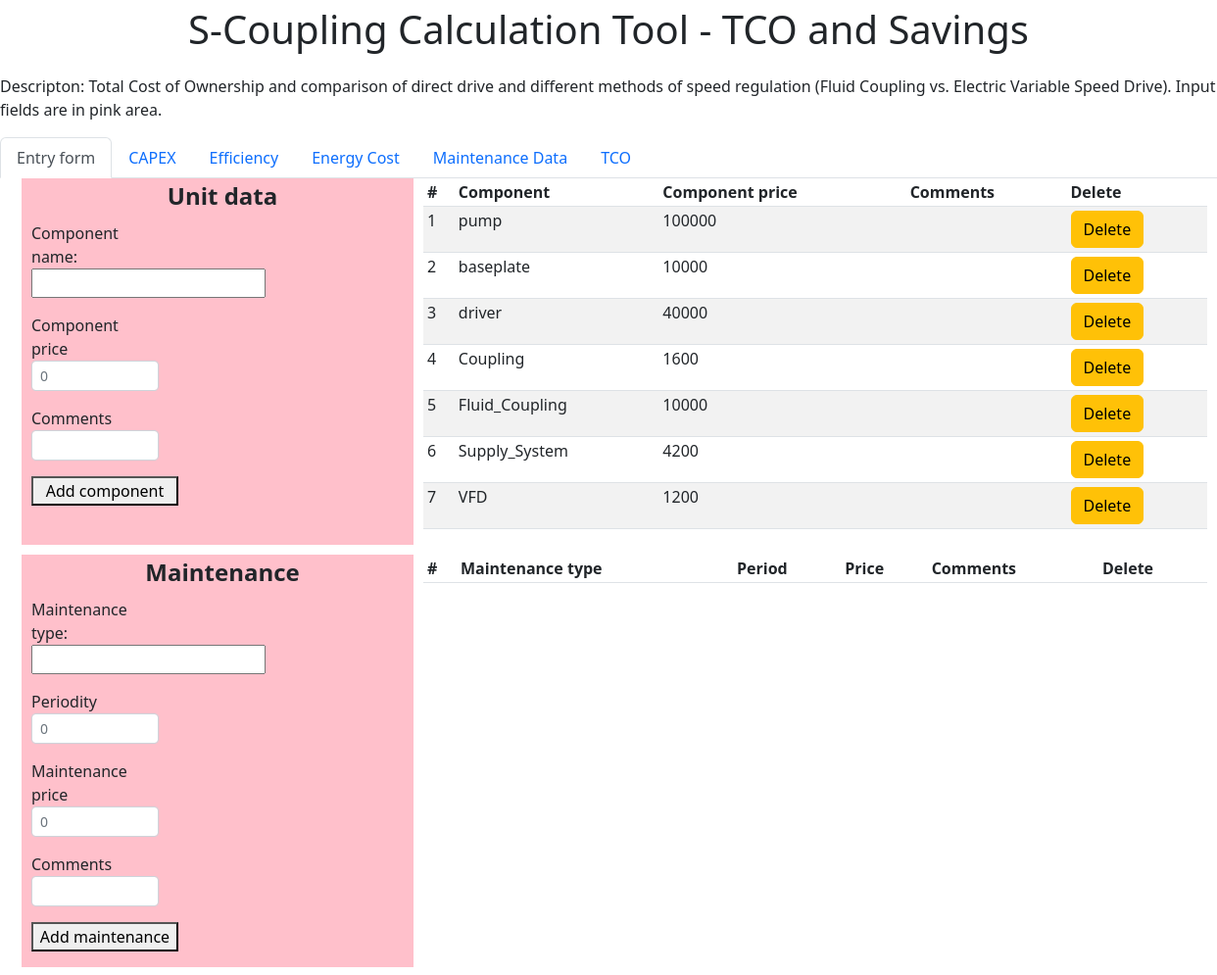
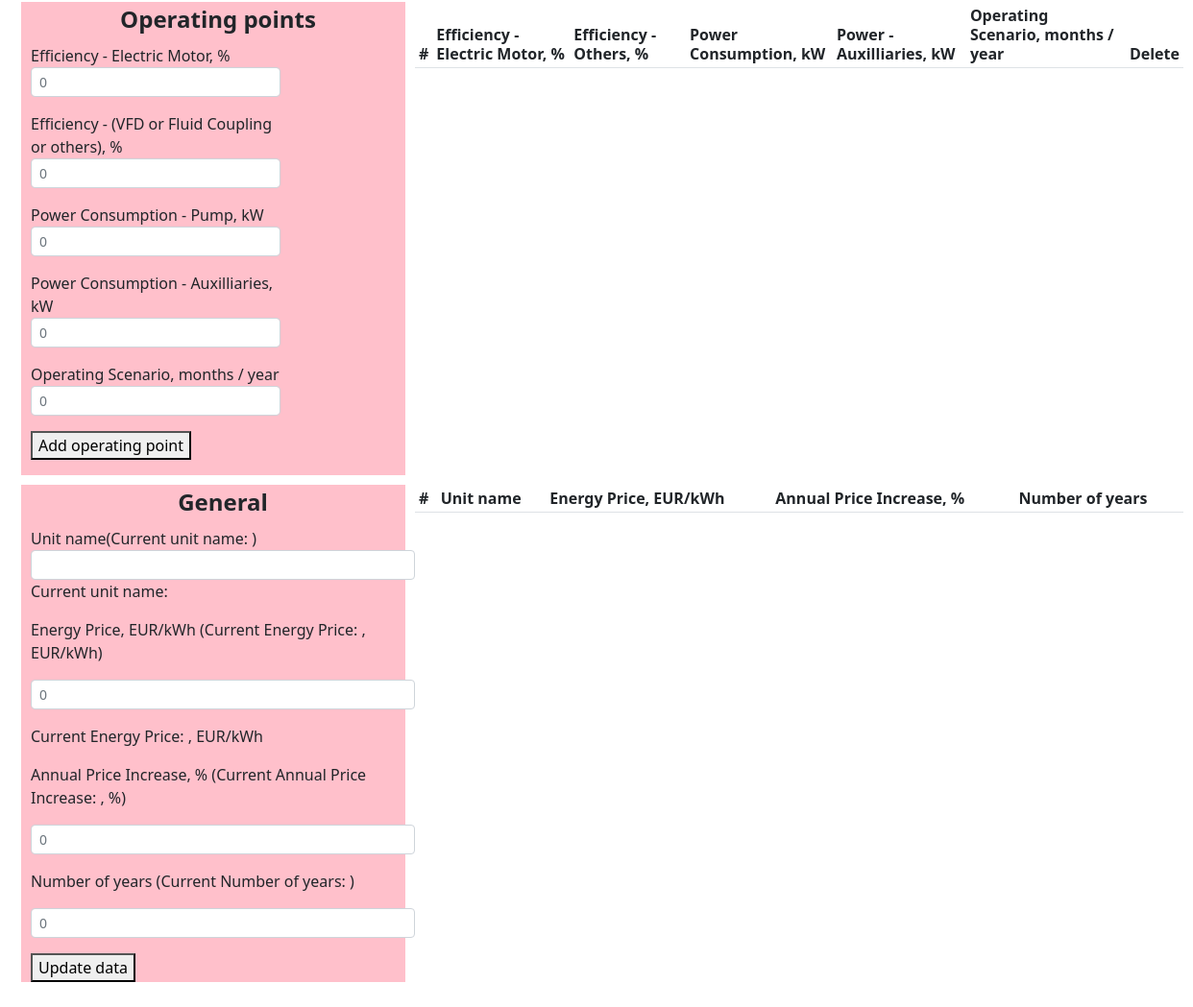
Screenshot of /form_page/add_component with the database file from the repository (2 pictures, top to bottom).
### app.py (models this page shows, shortened)
class Component(db.Model):
    id=db.Column(db.Integer, primary_key=True)
    component = db.Column(db.String(30), nullable=False)
    comments = db.Column(db.String(30), nullable=False)
    component_price=db.Column(db.Integer, nullable=False)

### app.py (the view)
@app.route('/form_page/add_component', methods=['POST','GET'])
def form_page_add_component():
    unit_components = Component.query.all()
    component=0
    component_price=0
    comments=0
    if request.method=="POST":
        unit_components = Component.query.all()
        component_price = request.form["component_price"]
        comments = request.form["comments"]
        component = request.form["component"]
        unit_component=Component(component=component,component_price=component_price,comments=comments)
        try:
            db.session.add(unit_component)
            db.session.commit()
            return redirect(url_for('form_page'))
        except:
            return "При добалении данных произошла ошибка"
    else:
        return render_template('form_page.html', unit_components=unit_components, component=component,component_price=component_price,comments=comments)

### templates/form_page.html (shortened to what this page needs)
{% extends 'base.html'%}
{%block body%}
<ul class="nav nav-tabs" id="myTab" role="tablist">
  <li class="nav-item" role="presentation">
    <a class="nav-link active" id="form" data-bs-toggle="tab" data-bs-target="#Entry form" type="button" role="tab" aria-controls="Entry form" aria-selected="true" href="/form_page">Entry form</a>
  </li>
  <li class="nav-item" role="presentation">
    <a class="nav-link" id="capex" data-bs-toggle="tab" data-bs-target="#capex" type="button" role="tab" aria-controls="capex" aria-selected="false" href="/capex">CAPEX</a>
  </li>
  <li class="nav-item" role="presentation">
    <a class="nav-link" id="efficiency" data-bs-toggle="tab" data-bs-target="#efficiency" type="button" role="tab" aria-controls="efficiency" aria-selected="false" href="/efficiency">Efficiency</a>
  </li>
    <li class="energy" role="presentation">
    <a class="nav-link" id="energy" data-bs-toggle="tab" data-bs-target="#energy" type="button" role="tab" aria-controls="energy" aria-selected="false" href="/energy">Energy Cost</a>
  </li>
    <li class="energy" role="presentation">
    <a class="nav-link" id="maintenance" data-bs-toggle="tab" data-bs-target="#maintenance" type="button" role="tab" aria-controls="maintenance" aria-selected="false" href="/maintenance">Maintenance Data</a>
  </li>
    <li class="energy" role="presentation">
    <a class="nav-link" id="tco" data-bs-toggle="tab" data-bs-target="#tco" type="button" role="tab" aria-controls="tco" aria-selected="false" href="/tco">TCO</a>
  </li>
</ul>
<section class="container">
  <div class="input1">
      <fieldset>
    <legend align="center"><b>Unit data</b></legend>
    <form action="/form_page/add_component" method="POST" name="unit_data" autocomplete="off" id="unit_data">
    <div class="form-row">
    <div class="col-md-4 mb-3">
  Component name:
 <input name=component list=components>
    <p></p><label for="component_price">Component price</label>
    <input type="number" name="component_price" id="component_price" placeholder="0" min=0 step="100" class="form-control form-control-sm" required>
    <p></p><label for="comments">Comments</label>
    <input type="text" name="comments" id="comments" class="form-control form-control-sm"><p></p>
    <button type="submit" onclick="document.forms.unit_data.submit()" style="width: 150px;">Add component</button>
        </form>
    </fieldset>
  </div>
  <div class="tab1">
      <table class="table table-striped table-sm">
          <thead>
            <tr>
              <th scope="col">#</th>
              <th scope="col">Component</th>
                <th scope="col">Component price</th>
                <th scope="col">Comments</th>
                <th scope="col">Delete</th>
                 </tr>
          </thead>
     <tbody>
     {% for i in unit_components %}
            <tr >
              <td class="counterCell"></td>
              <td>{{i.component}}</td>
              <td>{{i.component_price}}</td>
                 <td>{{i.comments}}</td>
                <td><a class="btn btn-warning" href='/form_page/{{i.id}}/del'>Delete</a></td>
                 </tr>
     {% endfor %}
          </tbody>
        </table>
  </div>
  <div class="input2">
    <fieldset>
    <legend align="center"><b>Maintenance</b></legend>
    <form action="/form_page/add_maintenance" method="POST" name="maintenance" autocomplete="off" id="maintenance">
    <div class="form-row">
    <div class="col-md-4 mb-3">
      Maintenance type:
 <input name=main_type list=maintenances>
   <p></p><label for="period">Periodity</label>
    <input type="number" name="period" id="period" placeholder="0" min=0 class="form-control form-control-sm" required>
    <p></p><label for="main_price">Maintenance price</label>
    <input type="number" name="main_price" id="main_price" placeholder="0" min=0 class="form-control form-control-sm" required>
      <p></p><label for="main_comments">Comments</label>
    <input type="text" name="main_comments" id="main_comments" class="form-control form-control-sm"><p></p>
	<button type="submit" onclick="document.forms.maintenance.submit()" style="width: 150px;">Add maintenance</button>
</form>
</fieldset>
  </div>
  <div class="tab2">
      <table class="table table-striped table-sm">
          <thead>
            <tr>
              <th scope="col">#</th>
              <th scope="col">Maintenance type</th>
                <th scope="col">Period</th>
                <th scope="col">Price</th>
                <th scope="col">Comments</th>
                <th scope="col">Delete</th>
                 </tr>
          </thead>
        </table>
  </div>
  <div class="input3">
    <fieldset id="points">
    <legend align="center"><b>Operating points</b></legend>
        <form action="/form_page/add_point" method="POST" name="oper_points">
    <div class="form-row">
    <div class="col-md-8 mb-3">
    <label for="eff_driver">Efficiency - Electric Motor, %</label>
    <div text-align="right"><input type="number" name="eff_driver" id="eff_driver" placeholder="0" min=0 max="100" class="form-control form-control-sm" required></div><p></p>
	   <label for="eff_other">Efficiency - (VFD or Fluid Coupling or others), %</label>
    <input type="number" name="eff_other" id="eff_other" placeholder="0" min=0 max="100" class="form-control form-control-sm" required><p></p>
            <label for="power_pump">Power Consumption - Pump, kW</label>
   <input type="number" name="power_pump" id="power_pump" placeholder="0" min="0" class="form-control form-control-sm" required><p></p>
			   <label for="power_aux">Power Consumption - Auxilliaries, kW</label>
    <input type="number" name="power_aux" id="power_aux" placeholder="0" min="0" class="form-control form-control-sm" required><p></p>
				   <label for="scenario">Operating Scenario, months / year</label>
    <input type="number" name="scenario" id="scenario" placeholder="0" min="0" max="12" step="1" class="form-control form-control-sm" required><p></p>
	<button type="submit" onclick="document.forms.oper_points.submit()">Add operating point</button>
</form>
</fieldset>
  </div>
  <div class="tab3">
      <table class="table table-striped table-sm">
          <thead>
          <th scope="col">#</th>
              <th scope="col">Efficiency - Electric Motor, %</th>
                <th scope="col">Efficiency - Others, %</th>
                <th scope="col">Power Consumption, kW</th>
                <th scope="col">Power - Auxilliaries, kW </th>
                <th scope="col">Operating Scenario, months / year</th>
                <th scope="col">Delete</th>
          </thead>
        </table>
  </div>
     <div class="input4">
<fieldset id="economy" style="width:400px">
    <legend align="center"><b>General </b></legend>
    <form action="/form_page/add_general" method="POST" name="general">
 <label for="unit_name">Unit name     </label>(Current unit name: {{unit_name}})
    <input type="text" name="unit_name" id="unit_name" class="form-control form-control-sm" >
        <p>Current unit name: {{unit_name}}</p>
   <p><label for="energy_price">Energy Price, EUR/kWh</label> (Current Energy Price: {{energy_price}}, EUR/kWh)</p>
    <p><input type="number" name="energy_price" id="energy_price" placeholder="0" min="0" step="0.01" class="form-control form-control-sm" required></p>
        <p>Current Energy Price: {{energy_price}}, EUR/kWh</p>
    <p><label for="annual_increase">Annual Price Increase, %</label> (Current Annual Price Increase: {{annual_increase}}, %)</p>
    <p><input type="number" name="annual_increase" id="annual_increase" placeholder="0" min=0 step="0.01" class="form-control form-control-sm" required></p>
    <p><label for="number_years">Number of years</label>  (Current Number of years: {{number_years}})</p>
    <p><input type="number" name="number_years" id="number_years" placeholder="0" min=0 step="1" class="form-control form-control-sm" required></p>
	<button type="submit" onclick="document.forms.general.submit()">Update data</button>
</form>
</fieldset>
     </div>
<div class="tab4">
      <table class="table table-striped table-sm">
          <thead>
          <th scope="col">#</th>
              <th scope="col">Unit name</th>
              <th scope="col">Energy Price, EUR/kWh</th>
                <th scope="col">Annual Price Increase, % </th>
                <th scope="col"> Number of years</th>
          </thead>
        </table>
  </div>
</section>
    {%endblock%}

### templates/form_page.html (style rules this page uses)
table { counter-reset: tableCount; line-height: 20px; }
tr { height: 14px; }
.counterCell:before { content: counter(tableCount); counter-increment: tableCount; }
ul { list-style-type: decimal; }
.input1 { grid-area: input1; padding-left: 10px; background:pink; }
.input2 { grid-area: input2; padding-left: 10px; background:pink; }
.input3 { grid-area: input3; padding-left: 10px; background:pink; }
.input4 { grid-area: input4; padding-left: 10px; background:pink; }
.tab1 { grid-area: tab1; align-self: start; }
.tab2 { grid-area: tab2; align-self: start; }
.tab3 { grid-area: tab3; align-self: start; }
.tab4 { grid-area: tab4; align-self: start; }
.container { display: grid; margin-left: 10px; gap: 10px 10px; grid-template-columns: 400px 800px; grid-template-rows: auto; grid-template-areas: "input1 tab1" "input2 tab2" "input3 tab3" "input4 tab4"; }

### rows the page displays
Component: component "pump", component_price "100000"
Component: component "baseplate", component_price "10000"
Component: component "driver", component_price "40000"
Component: component "Coupling", component_price "1600"
Component: component "Fluid_Coupling", component_price "10000"
Component: component "Supply_System", component_price "4200"
Component: component "VFD", component_price "1200"
